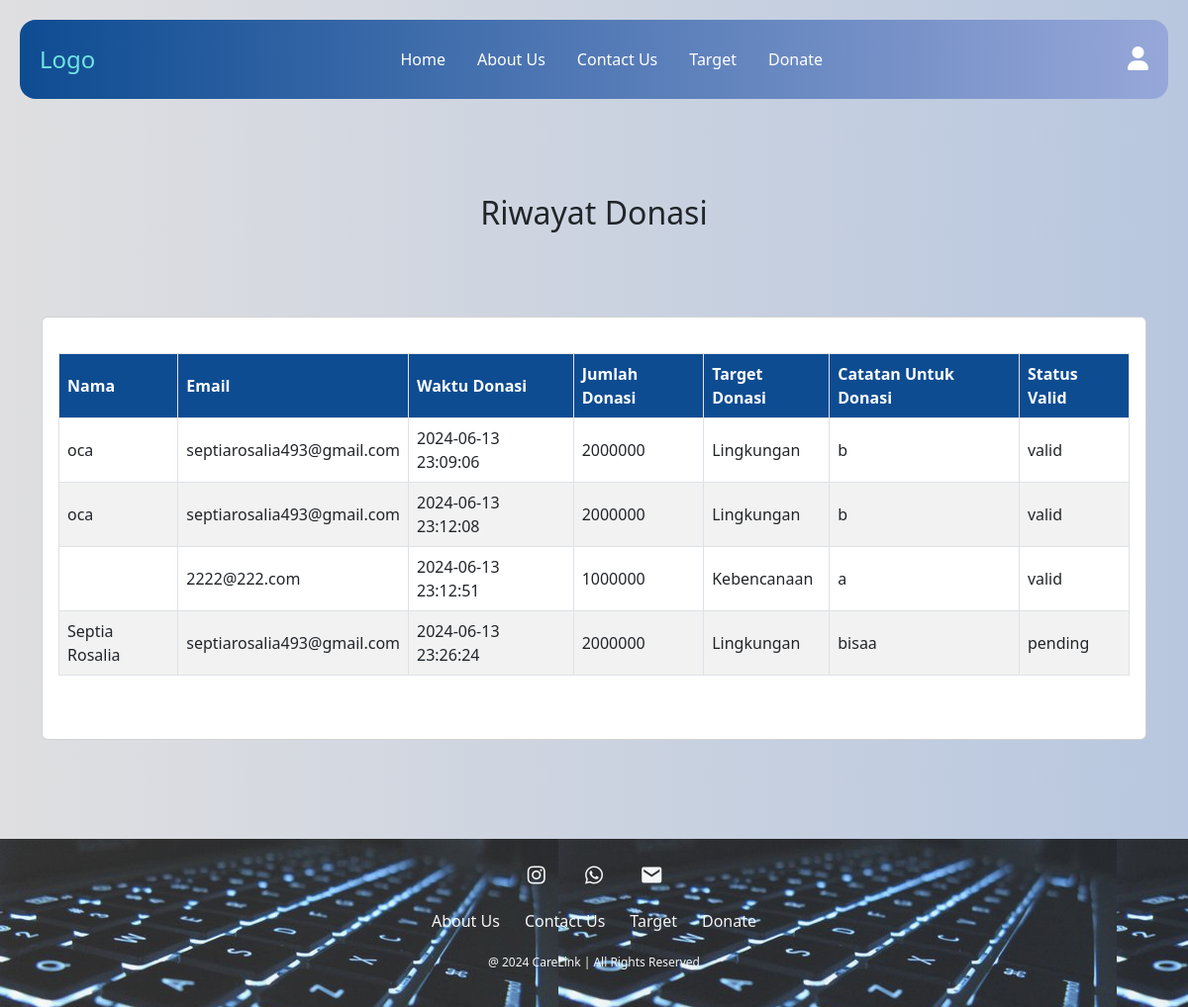
Page /User/riwayat_donate.php on the earlier database version.
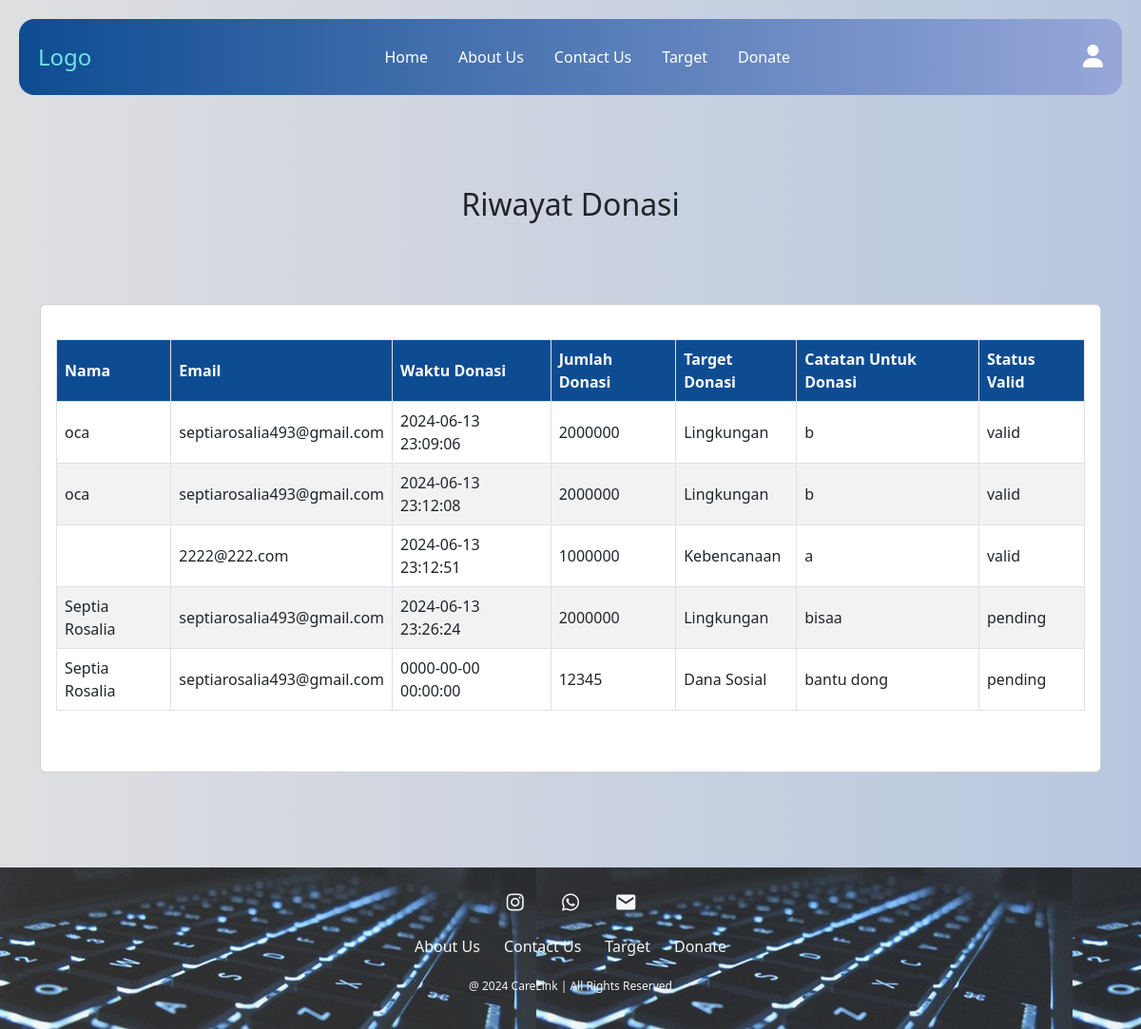
Same page on the later database version.
### tables this page shows
CREATE TABLE `donasi` (
  `id` int(11) NOT NULL,
  `name` varchar(50) DEFAULT NULL,
  `status` varchar(50) NOT NULL,
  `date_time` datetime NOT NULL,
  `jumlah_donasi` double NOT NULL,
  `target_donasi` varchar(255) NOT NULL,
  `email` varchar(100) DEFAULT NULL,
  `notes` varchar(255) DEFAULT NULL,
  `validation_status` varchar(20) DEFAULT 'pending',
  `file_path` varchar(255) DEFAULT NULL
);

### User/riwayat_donate.php (the view, shortened to what this page needs)
<!doctype html>
<html lang="en">
<head>
    <link href="https://cdn.jsdelivr.net/npm/bootstrap@5.3.3/dist/css/bootstrap.min.css" rel="stylesheet">
    <link href="style.css" rel="stylesheet">
    <link href='https://unpkg.com/boxicons@2.1.4/css/boxicons.min.css' rel='stylesheet'>
    <link rel="stylesheet" href="https://cdnjs.cloudflare.com/ajax/libs/font-awesome/6.0.0-beta3/css/all.min.css">
</head>
<body>
    <nav class="navbar navbar-expand-lg fixed-top">
        <div class="container-fluid">
            <a class="navbar-brand" href="#">Logo</a>
            <div class="offcanvas offcanvas-end" tabindex="-1" id="offcanvasNavbar" aria-labelledby="offcanvasNavbarLabel">
                <div class="offcanvas-body d-flex justify-content-between align-items-center">
                    <ul class="navbar-nav justify-content-center flex-grow-1 pe-3">
                        <li class="nav-item">
                            <a class="nav-link mx-lg-2" aria-current="page" href="Home.html">Home</a>
                        </li>
                        <li class="nav-item">
                            <a class="nav-link mx-lg-2" href="About Us.html">About Us</a>
                        </li>
                        <li class="nav-item">
                            <a class="nav-link mx-lg-2" href="Contact_Us.html">Contact Us</a>
                        </li>
                        <li class="nav-item">
                            <a class="nav-link mx-lg-2" href="Target.html">Target</a>
                        </li>
                        <li class="nav-item">
                            <a class="nav-link mx-lg-2" href="form_donate.php">Donate</a>
                        </li>
                    </ul>
                    <a class="nav-link mx-lg-2" href="#" id="profileIcon">
                        <i class="fas fa-user"></i>
                    </a>
                </div>
            </div>
        </div>
    </nav>
    <section class="donate-section">
        <div class="container text-left-align">
            <section class="donasi-sekarang text-center py-5 mt-5">
                <h2>Riwayat Donasi</h2>
            </section>
            <div class="card">
                <div class="card-body">
                    <div class="row">
                        <div class="col">
                            <?php
                            include("koneksi.php");
                            $result = $conn->query("SELECT * FROM donasi");
                            if ($result->num_rows > 0) {
                                echo '<table class="donation-table">';
                                echo '<thead><tr><th>Nama</th><th>Email</th><th>Waktu Donasi</th><th>Jumlah Donasi</th><th>Target Donasi</th><th>Catatan Untuk Donasi</th><th>Status Valid</th></tr></thead>';
                                echo '<tbody>';
                                while ($row = $result->fetch_assoc()) {
                                    echo '<tr>';
                                    echo '<td>' . $row["name"] . '</td>';
                                    echo '<td>' . $row["email"] . '</td>';
                                    echo '<td>' . $row["date_time"] . '</td>';
                                    echo '<td>' . $row["jumlah_donasi"] . '</td>';
                                    echo '<td>' . $row["target_donasi"] . '</td>';
                                    echo '<td>' . $row["notes"] . '</td>';
                                    echo '<td>' . $row["validation_status"] . '</td>';
                                    echo '</tr>';
                                }
                                echo '</tbody>';
                                echo '</table>';
                            } else {
                                echo "Tidak ada riwayat donasi.";
                            }
                            ?>
                            <br><br>
                        </div>
                    </div>
                </div>
            </div>
        </div>
    </section>
    <footer class="footer">
      <div class="social">
          <a href="https://www.instagram.com/septia_rosalia39?igsh=MXM0cjIwbHlla3pkdA%3D%3D&utm_source=qr"><i
                  class='bx bxl-instagram'></i></a>
          <a href="http://wa.me/82282126810"><i class='bx bxl-whatsapp'></i></a>
          <a href="mailto:septiarosalia493@gmail.com"><i class='bx bxs-envelope'></i></a>
      </div>
      <ul class="list">
          <li>
              <a href="about.html">About Us</a>
          </li>
          <li>
              <a href="Contact_Us.html">Contact Us</a>
          </li>
          <li>
              <a href="">Target</a>
          </li>
          <li>
            <a href="">Donate</a>
        </li>
      </ul>
      <p class="copyright">@ 2024 CareLink | All Rights Reserved</p>
    </footer>
</body>
</html>

Differences in the rows shown:
added donasi: name "Septia Rosalia", email "septiarosalia493@gmail.com", date_time "0000-00-00 00:00:00", jumlah_donasi "12345", target_donasi "Dana Sosial", notes "bantu dong", validation_status "pending"
